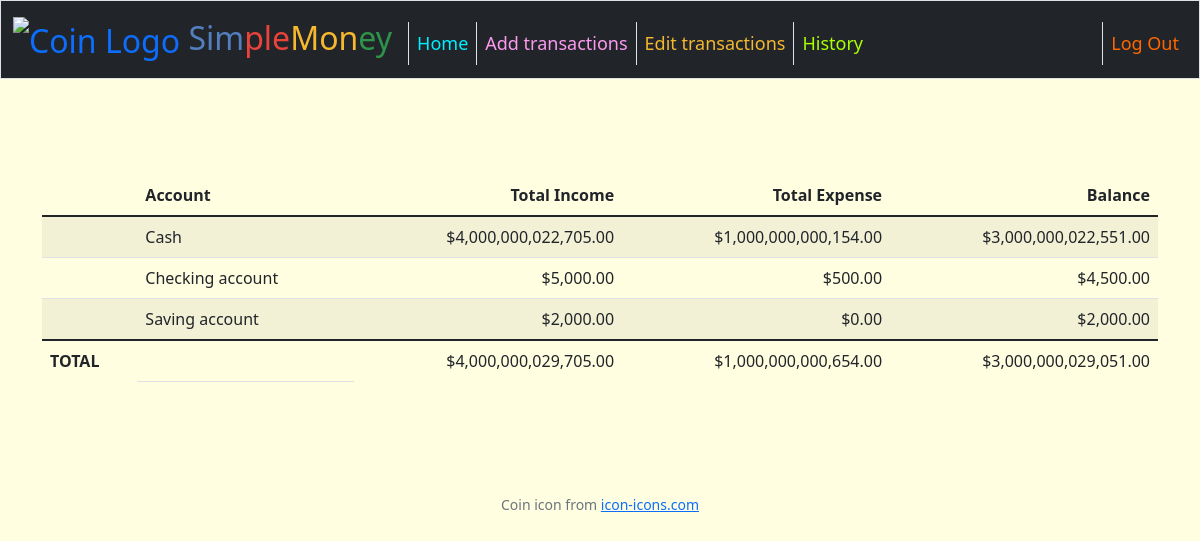
The page / (signed in) on the database its author committed.
### tables this page shows
CREATE TABLE transactions (
    id INTEGER PRIMARY KEY AUTOINCREMENT NOT NULL, 
    user_id INTEGER,
    date DATE,
    account	TEXT,
    category TEXT,
    description TEXT,
    income	REAL NOT NULL DEFAULT 0.00,
    expense	REAL NOT NULL DEFAULT 0.00,
    FOREIGN KEY(user_id) REFERENCES users(id)
    );

### app.py (the view)
@app.route("/")
@login_required
def index():
    user_id = session["user_id"]
    if not user_id:
        return render_template("login.html")
    try:
        transactions_db = cur.execute(
            """SELECT account, SUM(income) AS total_income, SUM(expense) AS total_expense
                FROM transactions
                WHERE user_id = :user_id
                GROUP BY account""",
            {'user_id': user_id}
        )
        transactions_db = transactions_db.fetchall()
    except:
        apology("Database error occurred", 500)
    for row in transactions_db:
        row["balance"] = row["total_income"] - row["total_expense"]
    income_total = 0
    expense_total = 0
    balance_total = 0
    for row in transactions_db:
        income_total += row["total_income"]
        expense_total += row["total_expense"]
        balance_total += row["balance"]
    return render_template(
        "index.html",
        transactions_db=transactions_db,
        income_total=income_total,
        expense_total=expense_total,
        balance_total=balance_total,
    )

### app.py (called while the page is built)
def dict_factory(cursor, row):
    fields = [column[0] for column in cursor.description]
    return {key: value for key, value in zip(fields, row)}

@app.after_request
def after_request(response):
    response.headers["Cache-Control"] = "no-cache, no-store, must-revalidate"
    response.headers["Expires"] = 0
    response.headers["Pragma"] = "no-cache"
    return response

### helpers.py (called while the page is built)
def login_required(f):
    @wraps(f)
    def decorated_function(*args, **kwargs):
        if session.get("user_id") is None:
            return redirect("/login")
        return f(*args, **kwargs)
    return decorated_function

def usd(value):
    return f"${value:,.2f}"

### templates/index.html (shortened to what this page needs)
{% extends "layout.html" %}
{% block main %}
    <main class="container py-5 text-center">
        <table class="table table-striped">
            <thead>
                <tr>
                    <th></th>
                    <th class="text-start">Account</th>
                    <th class="text-end">Total Income</th>
                    <th class="text-end">Total Expense</th>
                    <th class="text-end">Balance</th>
                </tr>
            </thead>
            <tbody>
                {% for row in transactions_db %}
                    <tr>
                        <td></td>
                        <td class="text-start">{{ row["account"] }}</td>
                        <td class="text-end">{{ row["total_income"] | usd }}</td>
                        <td class="text-end">{{ row["total_expense"] | usd }}</td>
                        <td class="text-end">{{ row["balance"] | usd }}</td>
                    </tr>
                {% endfor %}
            </tbody>
            <tfoot>
                <tr>
                    <td class="border-0 fw-bold text-start" colspan="1">TOTAL</td>
                    <td></td>
                    <td class="border-0 w-bold text-end">{{ income_total | usd }}</td>
                    <td class="border-0 w-bold text-end">{{ expense_total | usd }}</td>
                    <td class="border-0 w-bold text-end">{{ balance_total | usd }}</td>
                </tr>
            </tfoot>
        </table>
    </main>
{% endblock %}

### static/styles.css (style rules this page uses)
body { font-size: 100%; background-color: #fffee0; }
td { word-wrap: break-word; vertical-align: middle; }

### rows shown on the page
transactions: account "Saving account", total_income "$2,000.00", total_expense "$0.00", balance "$2,000.00"

### other values the page prints
{{ row["account"] }} "Cash" "Checking account"
{{ row["total_income"] | usd }} "$4,000,000,022,705.00" "$5,000.00"
{{ row["total_expense"] | usd }} "$1,000,000,000,154.00" "$500.00"
{{ row["balance"] | usd }} "$3,000,000,022,551.00" "$4,500.00"
{{ income_total | usd }} "$4,000,000,029,705.00"
{{ expense_total | usd }} "$1,000,000,000,654.00"
{{ balance_total | usd }} "$3,000,000,029,051.00"
